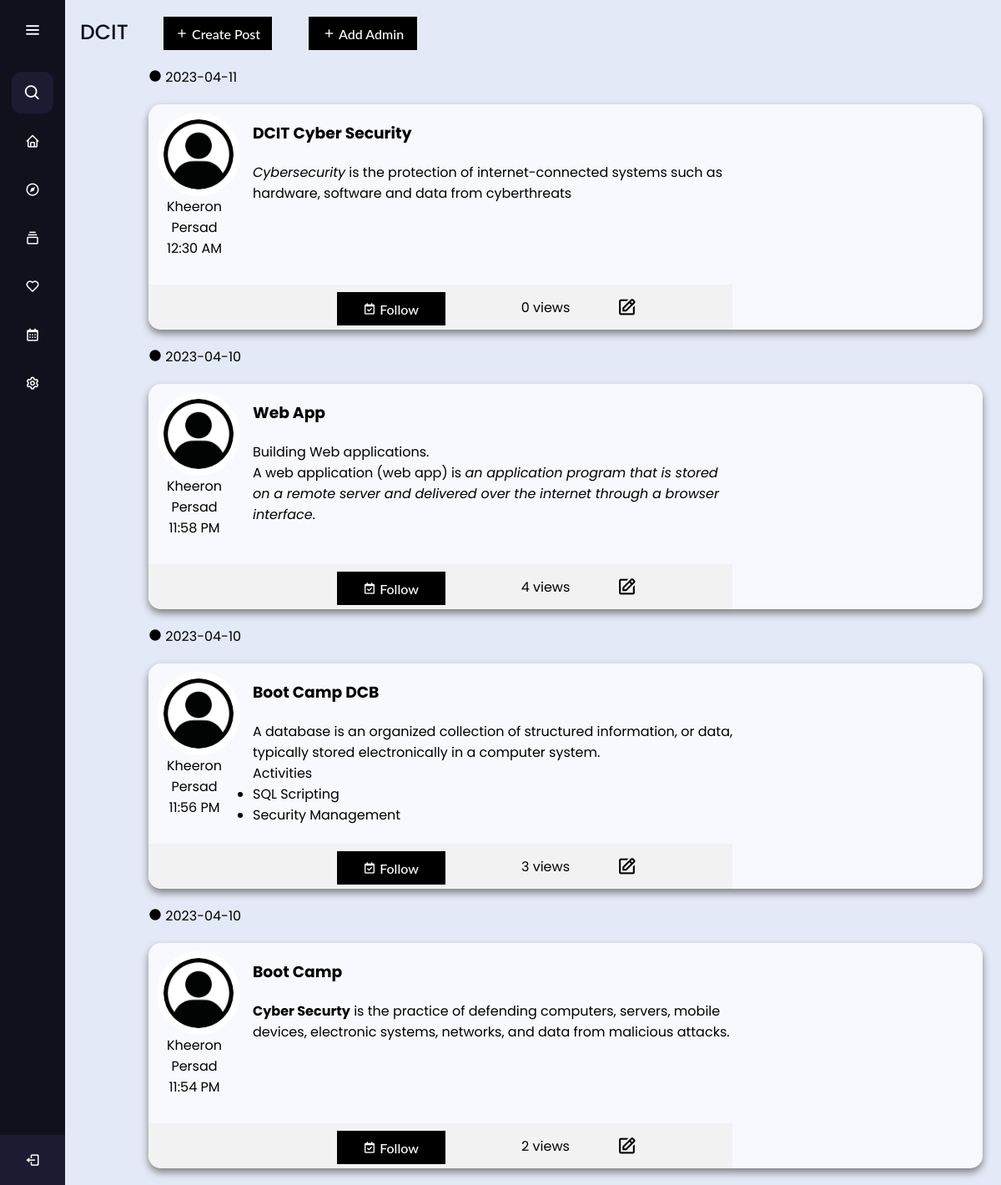
The app's page /board1 (signed in) with its own data.
### App/models.py (models this page shows, shortened)
class Board(db.Model):
  id = db.Column(db.Integer, primary_key=True, autoincrement=True)
  title = db.Column(db.String(64), nullable=False)
  faculty = db.Column(db.String(8), nullable=False)
  dept = db.Column(db.String(8), nullable=True)
  image = db.Column(db.Boolean)
  imageLocation = db.Column(db.String(256), nullable=True)
  subscribers = db.Column(db.Integer, nullable=True, default = 1)
  posts = db.relationship('Post', backref='b')

class Post(db.Model):
  id = db.Column(db.Integer, primary_key=True, autoincrement=True)
  bID = db.Column(db.Integer, db.ForeignKey('board.id'), nullable=False)
  owner = db.Column(db.Integer, db.ForeignKey('user.id'))
  ownerName = db.Column(db.String(64), nullable=False)
  title = db.Column(db.String(64), nullable=False)
  message = db.Column(db.String(2048), nullable=False)
  faculty = db.Column(db.String(8), nullable=False)
  dept = db.Column(db.String(8), nullable=True)
  dateCreated = db.Column(db.DateTime, nullable=False, default=datetime.utcnow)
  image = db.Column(db.Boolean)
  imageLocation = db.Column(db.String(256), nullable=True)
  event = db.Column(db.Boolean)
  startDate = db.Column(db.Date,  default=date.today, index=True)
  endDate = db.Column(db.Date,  default=date.today, index=True)
  schedulePostDate = db.Column(db.DateTime,  default=datetime.utcnow, index=True)
  scheduledDeleteDate = db.Column(db.DateTime,  default=datetime.utcnow, index=True, nullable=True)
  viewCount = db.Column(db.Integer, nullable=True, default = 0)
  def toDict(self):
    return{
      "id": self.id,
      "bID": self.bID,
      "owner": self.owner,
      "ownerName":self.ownerName,
      "title": self.title,
      "message": self.message,
      "faculty": self.faculty,
      "dept": self.dept,
      "image": self.image,
      "imageLocation": self.imageLocation,
      "dateCreated": self.dateCreated,
      "startDate" : self.startDate,
      "endDate" : self.endDate,
      "schedulePostDate" : self.schedulePostDate,
      "scheduledDeleteDate" : self.scheduledDeleteDate,
      "viewCount": self.viewCount
    }

### App/app.py (the view)
@app.route('/board<bID>', methods=['GET'])
def board(bID):
  if (current_user.is_authenticated == False):
    return redirect(url_for('login'))
  currentSysDateTime = datetime.datetime.now()
  board = db.session.get(Board, bID)
  posts = Post.query.filter(Post.schedulePostDate<=currentSysDateTime, Post.scheduledDeleteDate>=currentSysDateTime)
  posts = Post.query.filter_by(bID=bID)
  subscribers = Subscriber.query.filter_by(user=current_user.id)
  subscribers = [entry.toDict() for entry in subscribers]
  posts = posts.order_by(Post.schedulePostDate.desc())
  posts = [entry.toDict() for entry in posts]
  boardId = bID
  return render_template("boardPosts.html",
    boardID=boardId,
    board=board,
    posts=posts,
    subscribers = subscribers
  )

### App/app.py (called while the page is built)
@login_manager.user_loader
def load_user(user_id):
  return User.query.get(int(user_id))

@app.context_processor
def base():
  searchPost = SearchForm()
  return dict(form=searchPost)

### App/models.py (called while the page is built)
  def toDict(self):
    return{
      "id": self.id,
      "board": self.board,
      "user": self.user,
      "isAdmin": self.isAdmin,
      "isSubscribed" : self.isSubscribed
    }

### App/templates/boardPosts.html (shortened to what this page needs)
<!DOCTYPE html>
<html lang="en" dir="ltr">
  <head>
    <link rel="stylesheet" href="./static/css/test.css">
    <link href="static/css/post.css" rel="stylesheet" type="text/css" />
    <link href='https://unpkg.com/boxicons@2.0.7/css/boxicons.min.css' rel='stylesheet'>
   </head>
<body>
  <div class="sidebar">
    <div class="logo-details">
        <i class='bx bx-menu' id="btn" ></i>
    </div>
    <ul class="nav-list">
      <li>
        <i class='bx bx-search'></i>
        <form method="POST" action="{{ url_for('search') }}" class="d-flex"> {{ form.hidden_tag() }}
        </form>
      </li>
      <li>
        <a href="{{ url_for('home') }}">
          <i class='bx bx-home'></i>
        </a>
      </li>
      <li>
       <a href="{{ url_for('feed', uID = current_user.id, sortF = None, sortD = None) }}">
         <i class='bx bx-compass' ></i>
       </a>
     </li>
     <li>
       <a href="{{ url_for('boards') }}">
         <i class='bx bx-collection' ></i>
       </a>
     </li>
     <li>
      <a href="{{ url_for('savedBoards') }}">
        <i class='bx bx-heart' ></i>
      </a>
    </li>
     <li>
       <a href="{{ url_for('cal') }}">
         <i class='bx bx-calendar' ></i>
       </a>
     </li>
     <li>
       <a href="#">
         <i class='bx bx-cog' ></i>
       </a>
     </li>
     <li class="profile">
         <div class="profile-details">
           <div class="name_job">
             <div class="name">{{ current_user.username }}</div>
           </div>
         </div>
         <div>
          <a href="{{ url_for('logout') }}">
            <i class='bx bx-log-out' id="log_out"></i>
          </a>
        </div>
     </li>
    </ul>
  </div>
  <section class="home-section">
    <div class="button-container">
      <div class="left-side">
        <div class="text">{{ board.title }}</div>
        {% block button %}
        {% for subscriber in subscribers %}
          {% if board.id == subscriber.board %}
            {% if subscriber.isAdmin == true %}
              <a href="{{ url_for('createPost', bID = board.id ) }}">
                <button class="custom-btn btn-5"><i class='bx bx-plus'></i> Create Post</button>
              </a>
              <a href="{{ url_for('add_admin') }}">
                <button class="custom-btn btn-5"><i class='bx bx-plus'></i> Add Admin</button>
              </a>
            {% endif %}
          {% endif %}
        {% endfor %}
        {% endblock %}
      </div>
    </div>
      <main>
        <div class="container-post">
        {% block content %}
        {% for post in posts %}
            <div class="for-date">
                <p class="the-date"><i class='bx bxs-circle'></i> {{post.schedulePostDate.strftime('%Y-%m-%d') }}</p>
                <div class="card">
                  <div class="card-left">
                    <div class="card-top">
                      <div class="top-left">
                        <div class="profile-image">
                          <img src="static/images/defaultProfile.jpg" alt="">
                          <p class="name">{{ post.ownerName }}</p>
                          <p class="time">{{post.schedulePostDate.strftime('%I:%M %p') }}</p>
                        </div>
                      </div>
                      <div class="top-right">
                        <a href="{{ url_for('viewPost',pID = post.id )}}">
                        <div class="card-content">
                          <h3 class="title">{{ post.title }}</h3>
                          <p>{{ post.message | safe }}</p>
                        </div>
                      </a>
                      </div>
                    </div>
                    <div class="card-bot">
                      <div class="card-bot-left">
                        <p class="board-name">
                        </p>
                      </div>
                      <div class="card-bot-mid">
                        <div class="card-footer">
                          <a href="{{ url_for('follow', pID = post.id )  }}">
                            <button class="custom-btn btn-5"><i class='bx bx-calendar-check'></i> Follow</button>
                          </a>
                        </div>
                      </div>
                      <div class="card-bot-right-mid">
                        <p class="views">{{post.viewCount}} views</p>
                      </div>
                      <div class="card-bot-right-right">
                        {% for subscriber in subscribers %}
                          {% if board.id == subscriber.board %}
                            {% if subscriber.isAdmin == true %}
                              <a href="{{ url_for('editPost', bID = board.id, pID = post.id) }}">
                                <i class='bx bx-edit'></i>
                              </a>
                            {% endif %}
                          {% endif %}
                        {% endfor %}
                      </div>
                    </div>
                  </div>
                  <div class="card-right">
                  </div>
                </div>
        {% endfor %}
        {% endblock %}
            </div>
        </div>
      </main>
  </section>
</body>
</html>

### App/static/css/test.css (style rules this page uses)
* { margin: 0; padding: 0; box-sizing: border-box; font-family: "Poppins" , sans-serif; }
.sidebar { position: fixed; left: 0; top: 0; height: 100%; width: 78px; background: #11101D; padding: 6px 14px; z-index: 99; transition: all 0.5s ease; }
.sidebar .logo-details { height: 60px; display: flex; align-items: center; position: relative; }
.sidebar .logo-details #btn { position: absolute; top: 50%; right: 0; transform: translateY(-50%); font-size: 22px; transition: all 0.4s ease; font-size: 23px; text-align: center; cursor: pointer; transition: all 0.5s ease; }
.sidebar i { color: #fff; height: 60px; min-width: 50px; font-size: 28px; text-align: center; line-height: 60px; }
.sidebar .nav-list { margin-top: 20px; height: 100%; }
.sidebar li { position: relative; margin: 8px 0; list-style: none; }
.sidebar .bx-search { position: absolute; top: 50%; left: 0; transform: translateY(-50%); font-size: 22px; background: #1d1b31; color: #FFF; }
.sidebar li a { display: flex; height: 100%; width: 100%; border-radius: 12px; align-items: center; text-decoration: none; transition: all 0.4s ease; background: #11101D; }
.sidebar li i { height: 50px; line-height: 50px; font-size: 18px; border-radius: 12px; }
.sidebar li.profile { position: fixed; height: 60px; width: 78px; left: 0; bottom: -8px; padding: 10px 14px; background: #1d1b31; transition: all 0.5s ease; overflow: hidden; }
.sidebar li .profile-details { display: flex; align-items: center; flex-wrap: nowrap; }
.sidebar li.profile .name, .sidebar li.profile .job { font-size: 15px; font-weight: 400; color: #fff; white-space: nowrap; }
.sidebar .profile #log_out { position: absolute; top: 50%; right: 0; transform: translateY(-50%); background: #1d1b31; width: 100%; height: 60px; line-height: 60px; border-radius: 0px; transition: all 0.5s ease; }
.home-section { position: relative; background: #E4E9F7; height: 100vh; top: 0; left: 78px; width: calc(100% - 78px); transition: all 0.5s ease; overflow-y: auto; }
.home-section .text { display: inline-block; color: #11101d; font-size: 25px; font-weight: 500; margin: 18px }
.button-container { display: flex; }
button { margin: 20px; outline: none; }
.custom-btn { width: 130px; height: 40px; padding: 10px 25px; border: 2px solid #000; font-family: 'Lato', sans-serif; font-weight: 500; font-size: 16px; background: transparent; cursor: pointer; transition: all 0.3s ease; position: relative; display: inline-block; }
.btn-5 { background: #000; color: #fff; line-height: 42px; padding: 0; border: none; }
.btn-5:before, .btn-5:after { content:''; position:absolute; top:0; right:0; height:2px; width:0; background: #000; transition:400ms ease all; }
.btn-5:after { right:inherit; top:inherit; left:0; bottom:0; }
.button-container { display: flex; justify-content: space-between; align-items: center; }

### App/static/css/post.css (style rules this page uses)
.card { position: relative; font-family: "Candara", sans-serif; width: 1000px; height: 270px; margin: 20px; margin-left: 100px; overflow: hidden; border-radius: 15px; box-shadow: 0px 5px 10px gray; display: flex; flex-direction: row; transition-duration: 0.4s; transition-property: transform; background-color: ghostwhite; }
.card-content { margin-left: 15px; width: 578px; height: 300px; }
.title { padding-top: 20px; padding-bottom: 20px; }
.profile-image img { z-index: 1; width: 100px; height: 100px; position: relative; display: block; margin-left: 10px; margin-right: auto; margin-top: 10px; border-radius: 100px; border: 8px solid #fff; transition-duration: 0.4s; transition-property: transform; }
.name { text-align: center; }
.time { text-align: center; }
.card-footer { padding: 0px; display: flex; justify-content: center; }
.card-footer button { margin-top: 9px; }
.card-left { flex-grow: 1; padding-left: 0px; }
.card-right { width: 30%; }
.card-top { display: flex; position: absolute; width: 70%; height: 80%; }
.card-bot { position: absolute; display: flex; bottom: 0; width: 70%; background-color: #f2f2f2; height: 20%; }
.card-bot-left { width: 25%; }
.card-bot-mid { width: 33%; }
.card-bot-right-mid { width: 20%; }
.card-bot-right-right .bx-edit { padding: 15px; font-size: 25px; }
.board-name { text-align: center; padding: 15px; }
.views { text-align: center; padding: 15px; }
.the-date { padding-left: 100px; }
a { color: black; text-decoration: none; }

### records on screen
Board: title "DCIT"
Post: schedulePostDate "2023-04-11", ownerName "Kheeron Persad", schedulePostDate "12:30 AM", title "DCIT Cyber Security", message "Cybersecurity is the protection of internet-connected systems such as hardware, software and data from cyberthreats", viewCount "0"
Post: schedulePostDate "2023-04-10", ownerName "Kheeron Persad", schedulePostDate "11:58 PM", title "Web App", message "Building Web applications. A web application (web app) is an application program that is stored on a remote server and delivered over the internet through a browser interface .", viewCount "4"
Post: schedulePostDate "2023-04-10", ownerName "Kheeron Persad", schedulePostDate "11:56 PM", title "Boot Camp DCB", message "A database is an organized collection of structured information, or data, typically stored electronically in a computer system. Activities SQL Scripting Security Management", viewCount "3"
Post: schedulePostDate "2023-04-10", ownerName "Kheeron Persad", schedulePostDate "11:54 PM", title "Boot Camp", message "Cyber Securty is the practice of defending computers, servers, mobile devices, electronic systems, networks, and data from malicious attacks.", viewCount "2"
